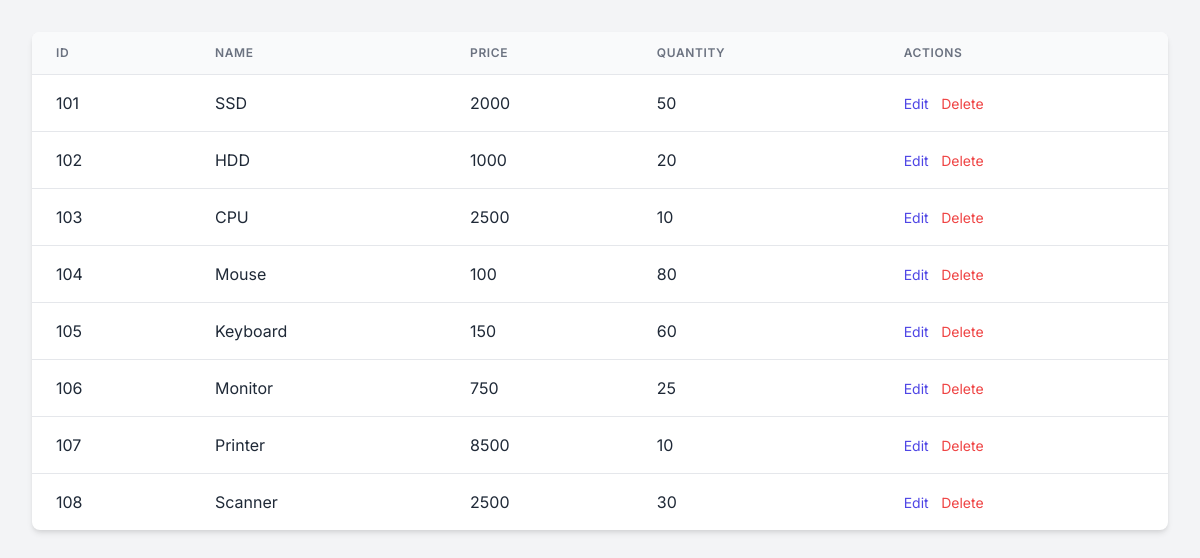
The page /Show.php on the database its author committed.
### tables this page shows
CREATE TABLE `product` (
  `Product_id` int(11) NOT NULL,
  `Product_nm` varchar(50) NOT NULL,
  `Product_Price` int(11) NOT NULL,
  `Product_QTY` int(11) NOT NULL
);

### Show.php (the view, shortened to what this page needs)
<?php
include("Connect.php");
$sql = "SELECT * FROM Product ORDER BY Product_id";
$result = mysqli_query($con, $sql);
?>
<!DOCTYPE html>
<html lang="en">
<head>
    <link rel="stylesheet" href="style.css">
</head>
<body>
    <div class="container">
        <div class="table-wrapper">
            <table>
                <thead>
                    <tr>
                        <th>ID</th>
                        <th>Name</th>
                        <th>Price</th>
                        <th>Quantity</th>
                        <th>Actions</th>
                    </tr>
                </thead>
                <tbody>
                <?php
                while ($rec = mysqli_fetch_array($result, MYSQLI_ASSOC)) {
                ?>
                    <tr>
                        <td><?php echo htmlspecialchars($rec["Product_id"]); ?></td>
                        <td><?php echo htmlspecialchars($rec["Product_nm"]); ?></td>
                        <td><?php echo htmlspecialchars($rec["Product_Price"]); ?></td>
                        <td><?php echo htmlspecialchars($rec["Product_QTY"]); ?></td>
                        <td>
                            <a href="DataShow.php?id=<?php echo $rec['Product_id']; ?>" class="action-btn">Edit</a>
                            <a href="Queries.php?cs=2&id=<?php echo $rec['Product_id']; ?>" onclick="return confirm('Are you sure you want to delete this?');" class="action-btn delete-btn">Delete</a>
                        </td>
                    </tr>
                <?php
                }
                ?>
                </tbody>
            </table>
        </div>
    </div>
</body>
</html>

### style.css (style rules this page uses)
:root { --primary: #4F46E5; --primary-hover: #4338ca; --bg-color: #F3F4F6; --surface: #FFFFFF; --text-main: #1F2937; --text-muted: #6B7280; --border: #E5E7EB; --danger: #EF4444; --success: #10B981; --shadow: 0 4px 6px -1px rgba(0, 0, 0, 0.1), 0 2px 4px -1px rgba(0, 0, 0, 0.06); --radius: 0.5rem; }
* { margin: 0; padding: 0; box-sizing: border-box; }
body { font-family: 'Inter', sans-serif; background-color: var(--bg-color); color: var(--text-main); line-height: 1.5; height: 100vh; }
.container { width: 100%; max-width: 1200px; margin: 0 auto; padding: 1rem; }
a { text-decoration: none; color: var(--primary); transition: color 0.2s; }
.table-wrapper { overflow-x: auto; background: var(--surface); border-radius: var(--radius); box-shadow: var(--shadow); margin: 1rem; }
table { width: 100%; border-collapse: collapse; text-align: left; }
th { background-color: #F9FAFB; padding: 0.75rem 1.5rem; font-weight: 600; text-transform: uppercase; font-size: 0.75rem; letter-spacing: 0.05em; color: var(--text-muted); border-bottom: 1px solid var(--border); }
td { padding: 1rem 1.5rem; border-bottom: 1px solid var(--border); color: var(--text-main); }
tr:last-child td { border-bottom: none; }
.action-btn { font-size: 0.875rem; margin-right: 0.5rem; }
.delete-btn { color: var(--danger); }

### rows shown on the page
product: Product_id "101", Product_nm "SSD", Product_Price "2000", Product_QTY "50"
product: Product_id "102", Product_nm "HDD", Product_Price "1000", Product_QTY "20"
product: Product_id "103", Product_nm "CPU", Product_Price "2500", Product_QTY "10"
product: Product_id "104", Product_nm "Mouse", Product_Price "100", Product_QTY "80"
product: Product_id "105", Product_nm "Keyboard", Product_Price "150", Product_QTY "60"
product: Product_id "106", Product_nm "Monitor", Product_Price "750", Product_QTY "25"
product: Product_id "107", Product_nm "Printer", Product_Price "8500", Product_QTY "10"
product: Product_id "108", Product_nm "Scanner", Product_Price "2500", Product_QTY "30"
